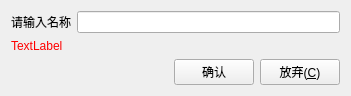
<?xml version="1.0" encoding="UTF-8"?>
<ui version="4.0">
 <class>WndAdd</class>
 <widget class="QWidget" name="WndAdd">
  <property name="geometry">
   <rect>
    <x>0</x>
    <y>0</y>
    <width>351</width>
    <height>90</height>
   </rect>
  </property>
  <property name="windowTitle">
   <string>WndAdd</string>
  </property>
  <layout class="QGridLayout" name="gridLayout">
   <item row="0" column="0">
    <layout class="QHBoxLayout" name="horizontalLayout">
     <item>
      <widget class="QLabel" name="label">
       <property name="text">
        <string>请输入名称</string>
       </property>
      </widget>
     </item>
     <item>
      <widget class="QLineEdit" name="lineEdit"/>
     </item>
    </layout>
   </item>
   <item row="2" column="0">
    <layout class="QHBoxLayout" name="horizontalLayout_2">
     <item>
      <spacer name="horizontalSpacer">
       <property name="orientation">
        <enum>Qt::Horizontal</enum>
       </property>
       <property name="sizeHint" stdset="0">
        <size>
         <width>40</width>
         <height>20</height>
        </size>
       </property>
      </spacer>
     </item>
     <item>
      <widget class="QPushButton" name="btnOk">
       <property name="text">
        <string>确认</string>
       </property>
       <property name="icon">
        <iconset resource="skdraw.qrc">
         <normaloff>:/images/ok</normaloff>:/images/ok</iconset>
       </property>
      </widget>
     </item>
     <item>
      <widget class="QPushButton" name="btnCancel">
       <property name="text">
        <string>放弃(&amp;C)</string>
       </property>
       <property name="icon">
        <iconset resource="skdraw.qrc">
         <normaloff>:/images/delete</normaloff>:/images/delete</iconset>
       </property>
      </widget>
     </item>
    </layout>
   </item>
   <item row="1" column="0">
    <widget class="QLabel" name="labelLog">
     <property name="styleSheet">
      <string notr="true">color: rgb(255, 0, 0);</string>
     </property>
     <property name="text">
      <string>TextLabel</string>
     </property>
    </widget>
   </item>
  </layout>
 </widget>
 <layoutdefault spacing="6" margin="11"/>
 <resources>
  <include location="skdraw.qrc"/>
 </resources>
 <connections/>
</ui>
